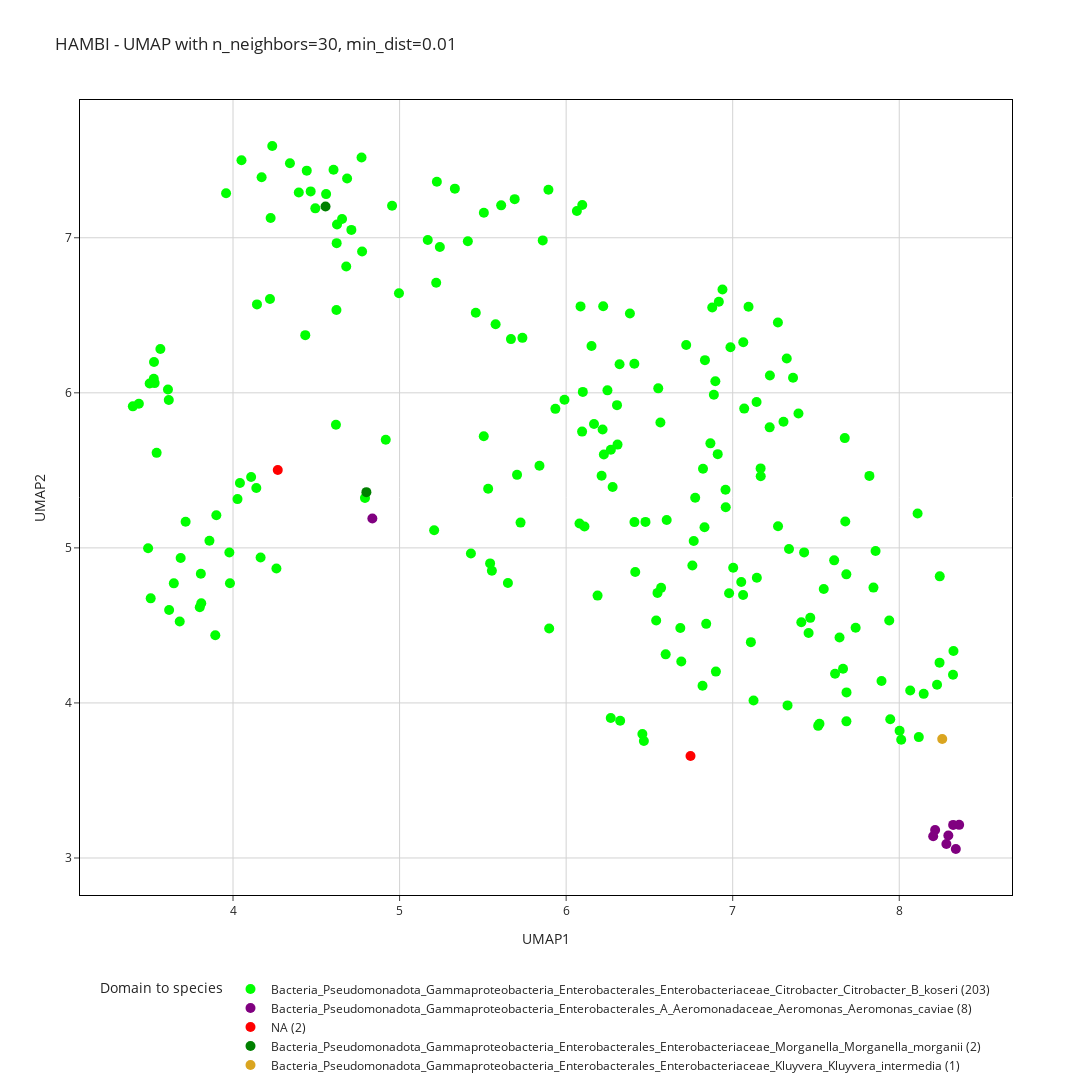

This figure's notebook cell:
### Code cell
n_neighbors = [30]
min_dist = [0.01]
color_dict = ["#00FF00","#800080","#FF0000", "#008000", "#DAA520"]

custom_colors = color_dict
for n in n_neighbors:
    for m in min_dist:
        reducer = umap.UMAP(n_neighbors=n, min_dist=m, random_state=seed)
        embedding = reducer.fit_transform(df_mod_counts_C1.iloc[:, :-18])
        mod_counts_UMAP_df_C1  = pd.DataFrame({
            'UMAP1': embedding[:, 0],
            'UMAP2': embedding[:, 1],
            'Domain to species': df_mod_counts_C1['Domain to species'],
            'Domain to genus': df_mod_counts_C1['Domain to genus'],
            'element': df_mod_counts_C1['element'],
            'contig': df_mod_counts_C1.index,
        })
        # clustering k defined choosing the k by looking at the UMAP 
        kmeans = KMeans(n_clusters=11, random_state=seed)
        
        k_labels = kmeans.fit_predict(embedding)
        
        mod_counts_UMAP_df_C1['cluster'] = k_labels
        
        column = 'Domain to species'
        mod_counts_UMAP_df_C1['Domain to species'] = mod_counts_UMAP_df_C1['Domain to species'].fillna('NA')

        value_counts = mod_counts_UMAP_df_C1[column].value_counts().to_dict()

        mod_counts_UMAP_df_C1[f'{column}_with_counts'] = mod_counts_UMAP_df_C1[column].apply(lambda x: f'{x} ({value_counts[x]})')

        mod_counts_UMAP_df_C1['count'] = mod_counts_UMAP_df_C1[column].map(value_counts)
        mod_counts_UMAP_df_C1 = mod_counts_UMAP_df_C1.sort_values(by=['count'], ascending=False)

        mod_counts_UMAP_df_C1[f'{column}_with_counts'] = pd.Categorical(
            mod_counts_UMAP_df_C1[f'{column}_with_counts'],
            categories=mod_counts_UMAP_df_C1[f'{column}_with_counts'].unique(),
            ordered=True
        )
        
        fig = px.scatter(mod_counts_UMAP_df_C1, 
                            x='UMAP1', 
                            y='UMAP2', 
                            labels={f'{column}_with_counts': column},
                            color=f'{column}_with_counts', 
                            title=f' HAMBI - UMAP with n_neighbors={n}, min_dist={m}', 
                            color_discrete_sequence=custom_colors,
                            hover_data={'cluster': True, 'Domain to species': True, 'Domain to genus': True, 'element': True, 'contig': True} )
        title = f' HAMBI - UMAP with n_neighbors={n}, min_dist={m}'
        fig.update_traces(marker=dict(size=10))
        fig.update_layout(
            height=1700,
            width=1200,
            title_text=title,
            showlegend=True,
            legend=dict(
                x=0.5,
                y=-0.1,
                traceorder="normal",
                xanchor='center',
                yanchor='top',
                orientation='h'
            ),
            template='simple_white',
            xaxis=dict(
                showgrid=True,
                gridcolor='lightgray',
                zeroline=False,
                showline=True,  
                linecolor='black', 
                linewidth=1,
                mirror=True
            ),
            yaxis=dict(
                showgrid=True,
                gridcolor='lightgray',
                zeroline=False,
                showline=True,
                linecolor='black',
                linewidth=1,
                mirror=True
            )
        )
        fig.show()
        fig.write_image(f'UMAP_HAMBI_above100/UMAP_{n}_{m}_C1.png')
        fig.write_html(f'UMAP_HAMBI_above100/UMAP_{n}_{m}_C1.html')

### Figure 1 — Plotly figure (JSON) as saved in the notebook; plotly's stock layout.template omitted (floating-point values rounded to 4 significant figures; data arrays with more than 128 entries replaced by an {"elided": "..."} marker saying what was removed)
{"data": [{"customdata": {"elided": "203x5 mixed values"}, "hovertemplate": "Domain to species=%{customdata[1]}<br>UMAP1=%{x}<br>UMAP2=%{y}<br>cluster=%{customdata[0]}<br>Domain to genus=%{customdata[2]}<br>element=%{customdata[3]}<br>contig=%{customdata[4]}<extra></extra>", "legendgroup": "Bacteria_Pseudomonadota_Gammaproteobacteria_Enterobacterales_Enterobacteriaceae_Citrobacter_Citrobacter_B_koseri (203)", "marker": {"color": "#00FF00", "size": 10, "symbol": "circle"}, "mode": "markers", "name": "Bacteria_Pseudomonadota_Gammaproteobacteria_Enterobacterales_Enterobacteriaceae_Citrobacter_Citrobacter_B_koseri (203)", "orientation": "v", "showlegend": true, "type": "scatter", "x": {"elided": "203 float values"}, "xaxis": "x", "y": {"elided": "203 float values"}, "yaxis": "y"}, {"customdata": [[4, "Bacteria_Pseudomonadota_Gammaproteobacteria_Enterobacterales_A_Aeromonadaceae_Aeromonas_Aeromonas_caviae", "Bacteria_Pseudomonadota_Gammaproteobacteria_Enterobacterales_A_Aeromonadaceae_Aeromonas", "chromosome", "bcAd1063T--bcAd1063T_ptg000002c"], [4, "Bacteria_Pseudomonadota_Gammaproteobacteria_Enterobacterales_A_Aeromonadaceae_Aeromonas_Aeromonas_caviae", "Bacteria_Pseudomonadota_Gammaproteobacteria_Enterobacterales_A_Aeromonadaceae_Aeromonas", "chromosome", "bcAd1046T--bcAd1046T_ptg000010l"], [4, "Bacteria_Pseudomonadota_Gammaproteobacteria_Enterobacterales_A_Aeromonadaceae_Aeromonas_Aeromonas_caviae", "Bacteria_Pseudomonadota_Gammaproteobacteria_Enterobacterales_A_Aeromonadaceae_Aeromonas", "chromosome", "bcAd1046T--bcAd1046T_ptg000019l"], [4, "Bacteria_Pseudomonadota_Gammaproteobacteria_Enterobacterales_A_Aeromonadaceae_Aeromonas_Aeromonas_caviae", "Bacteria_Pseudomonadota_Gammaproteobacteria_Enterobacterales_A_Aeromonadaceae_Aeromonas", "chromosome", "bcAd1037T--bcAd1037T_ptg000028l"], [2, "Bacteria_Pseudomonadota_Gammaproteobacteria_Enterobacterales_A_Aeromonadaceae_Aeromonas_Aeromonas_caviae", "Bacteria_Pseudomonadota_Gammaproteobacteria_Enterobacterales_A_Aeromonadaceae_Aeromonas", "chromosome", "bcAd1046T--bcAd1046T_ptg000035l"], [4, "Bacteria_Pseudomonadota_Gammaproteobacteria_Enterobacterales_A_Aeromonadaceae_Aeromonas_Aeromonas_caviae", "Bacteria_Pseudomonadota_Gammaproteobacteria_Enterobacterales_A_Aeromonadaceae_Aeromonas", "chromosome", "bcAd1037T--bcAd1037T_ptg000032l"], [4, "Bacteria_Pseudomonadota_Gammaproteobacteria_Enterobacterales_A_Aeromonadaceae_Aeromonas_Aeromonas_caviae", "Bacteria_Pseudomonadota_Gammaproteobacteria_Enterobacterales_A_Aeromonadaceae_Aeromonas", "chromosome", "bcAd1037T--bcAd1037T_ptg000010l"], [4, "Bacteria_Pseudomonadota_Gammaproteobacteria_Enterobacterales_A_Aeromonadaceae_Aeromonas_Aeromonas_caviae", "Bacteria_Pseudomonadota_Gammaproteobacteria_Enterobacterales_A_Aeromonadaceae_Aeromonas", "chromosome", "bcAd1037T--bcAd1037T_ptg000024l"]], "hovertemplate": "Domain to species=%{customdata[1]}<br>UMAP1=%{x}<br>UMAP2=%{y}<br>cluster=%{customdata[0]}<br>Domain to genus=%{customdata[2]}<br>element=%{customdata[3]}<br>contig=%{customdata[4]}<extra></extra>", "legendgroup": "Bacteria_Pseudomonadota_Gammaproteobacteria_Enterobacterales_A_Aeromonadaceae_Aeromonas_Aeromonas_caviae (8)", "marker": {"color": "#800080", "size": 10, "symbol": "circle"}, "mode": "markers", "name": "Bacteria_Pseudomonadota_Gammaproteobacteria_Enterobacterales_A_Aeromonadaceae_Aeromonas_Aeromonas_caviae (8)", "orientation": "v", "showlegend": true, "type": "scatter", "x": [8.295, 8.36, 8.324, 8.34, 4.837, 8.204, 8.283, 8.215], "xaxis": "x", "y": [3.145, 3.214, 3.213, 3.058, 5.19, 3.14, 3.09, 3.181], "yaxis": "y"}, {"customdata": [[7, "NA", null, null, "bcAd1046T--bcAd1046T_ptg000076c"], [1, "NA", null, null, "bcAd1037T--bcAd1037T_ptg000133l"]], "hovertemplate": "Domain to species=%{customdata[1]}<br>UMAP1=%{x}<br>UMAP2=%{y}<br>cluster=%{customdata[0]}<br>Domain to genus=%{customdata[2]}<br>element=%{customdata[3]}<br>contig=%{customdata[4]}<extra></extra>", "legendgroup": "NA (2)", "marker": {"color": "#FF0000", "size": 10, "symbol": "circle"}, "mode": "markers", "name": "NA (2)", "orientation": "v", "showlegend": true, "type": "scatter", "x": [4.269, 6.747], "xaxis": "x", "y": [5.503, 3.658], "yaxis": "y"}, {"customdata": [[2, "Bacteria_Pseudomonadota_Gammaproteobacteria_Enterobacterales_Enterobacteriaceae_Morganella_Morganella_morganii", "Bacteria_Pseudomonadota_Gammaproteobacteria_Enterobacterales_Enterobacteriaceae_Morganella", "chromosome", "bcAd1039T--bcAd1039T_ptg000093l"], [0, "Bacteria_Pseudomonadota_Gammaproteobacteria_Enterobacterales_Enterobacteriaceae_Morganella_Morganella_morganii", "Bacteria_Pseudomonadota_Gammaproteobacteria_Enterobacterales_Enterobacteriaceae_Morganella", "chromosome", "bcAd1037T--bcAd1037T_ptg000246l"]], "hovertemplate": "Domain to species=%{customdata[1]}<br>UMAP1=%{x}<br>UMAP2=%{y}<br>cluster=%{customdata[0]}<br>Domain to genus=%{customdata[2]}<br>element=%{customdata[3]}<br>contig=%{customdata[4]}<extra></extra>", "legendgroup": "Bacteria_Pseudomonadota_Gammaproteobacteria_Enterobacterales_Enterobacteriaceae_Morganella_Morganella_morganii (2)", "marker": {"color": "#008000", "size": 10, "symbol": "circle"}, "mode": "markers", "name": "Bacteria_Pseudomonadota_Gammaproteobacteria_Enterobacterales_Enterobacteriaceae_Morganella_Morganella_morganii (2)", "orientation": "v", "showlegend": true, "type": "scatter", "x": [4.801, 4.555], "xaxis": "x", "y": [5.359, 7.201], "yaxis": "y"}, {"customdata": [[4, "Bacteria_Pseudomonadota_Gammaproteobacteria_Enterobacterales_Enterobacteriaceae_Kluyvera_Kluyvera_intermedia", "Bacteria_Pseudomonadota_Gammaproteobacteria_Enterobacterales_Enterobacteriaceae_Kluyvera", "chromosome", "bcAd1023T--bcAd1023T_ptg000008l"]], "hovertemplate": "Domain to species=%{customdata[1]}<br>UMAP1=%{x}<br>UMAP2=%{y}<br>cluster=%{customdata[0]}<br>Domain to genus=%{customdata[2]}<br>element=%{customdata[3]}<br>contig=%{customdata[4]}<extra></extra>", "legendgroup": "Bacteria_Pseudomonadota_Gammaproteobacteria_Enterobacterales_Enterobacteriaceae_Kluyvera_Kluyvera_intermedia (1)", "marker": {"color": "#DAA520", "size": 10, "symbol": "circle"}, "mode": "markers", "name": "Bacteria_Pseudomonadota_Gammaproteobacteria_Enterobacterales_Enterobacteriaceae_Kluyvera_Kluyvera_intermedia (1)", "orientation": "v", "showlegend": true, "type": "scatter", "x": [8.258], "xaxis": "x", "y": [3.767], "yaxis": "y"}], "layout": {"height": 1700, "legend": {"orientation": "h", "title": {"text": "Domain to species"}, "tracegroupgap": 0, "traceorder": "normal", "x": 0.5, "xanchor": "center", "y": -0.1, "yanchor": "top"}, "showlegend": true, "title": {"text": " HAMBI - UMAP with n_neighbors=30, min_dist=0.01"}, "width": 1200, "xaxis": {"anchor": "y", "autorange": true, "domain": [0, 1], "gridcolor": "lightgray", "linecolor": "black", "linewidth": 1, "mirror": true, "range": [3.086, 8.672], "showgrid": true, "showline": true, "title": {"text": "UMAP1"}, "type": "linear", "zeroline": false}, "yaxis": {"anchor": "x", "autorange": true, "domain": [0, 1], "gridcolor": "lightgray", "linecolor": "black", "linewidth": 1, "mirror": true, "range": [2.78, 7.87], "showgrid": true, "showline": true, "title": {"text": "UMAP2"}, "type": "linear", "zeroline": false}}}
